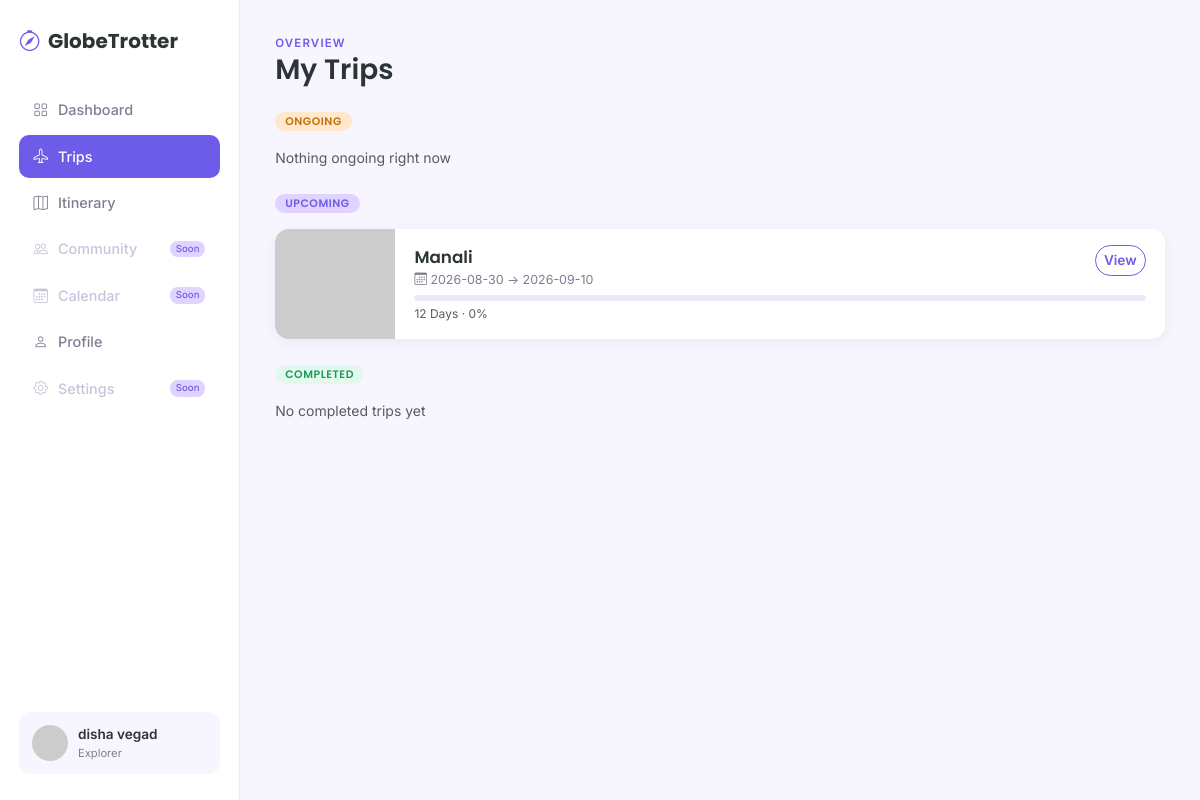
The page /trips (signed in) on the database its author committed.
### models.py (models this page shows)
class Trip(db.Model):
    id = db.Column(db.Integer, primary_key=True)
    user_id = db.Column(db.Integer, db.ForeignKey('user.id'), nullable=False)
    place = db.Column(db.String(120))
    start_date = db.Column(db.String(20))
    end_date = db.Column(db.String(20))
    sections = db.relationship('Section', backref='trip', lazy=True, cascade="all, delete-orphan")
    items = db.relationship('ItineraryItem', backref='trip', lazy=True, cascade="all, delete-orphan")

### app.py (the view)
@app.route('/trips')
@login_required
def trip_listing():
    all_trips = Trip.query.filter_by(user_id=session['user_id']).all()
    ongoing, upcoming, completed = [], [], []
    for t in all_trips:
        info = trip_progress(t)
        entry = {'trip': t, 'info': info}
        if info['status'] == 'ongoing':
            ongoing.append(entry)
        elif info['status'] == 'upcoming':
            upcoming.append(entry)
        else:
            completed.append(entry)
    return render_template('trip_listing.html', ongoing=ongoing, upcoming=upcoming, completed=completed)

### app.py (called while the page is built)
def login_required(f):
    @wraps(f)
    def wrap(*args, **kwargs):
        if 'user_id' not in session:
            flash("Please login first")
            return redirect(url_for('login'))
        return f(*args, **kwargs)
    return wrap

def parse_date(d):
    try:
        return datetime.strptime(d, '%Y-%m-%d').date()
    except Exception:
        return None

def trip_progress(trip):
    today = datetime.now().date()
    s = parse_date(trip.start_date)
    e = parse_date(trip.end_date) or s
    if not s:
        return {'status': 'upcoming', 'percent': 0, 'days': 0}
    days = (e - s).days + 1 if e else 1
    if today < s:
        return {'status': 'upcoming', 'percent': 0, 'days': days}
    elif today > e:
        return {'status': 'completed', 'percent': 100, 'days': days}
    else:
        elapsed = (today - s).days + 1
        pct = int((elapsed / days) * 100) if days else 0
        return {'status': 'ongoing', 'percent': min(pct, 100), 'days': days}

### templates/trip_listing.html
{% extends 'base.html' %}
{% block content %}
<div class="mb-4">
    <span class="eyebrow">Overview</span>
    <h3>My Trips</h3>
</div>
{% macro trip_card(entry) %}
<div class="trip-ticket">
    <div class="stub-img" style="background-image:url('https://picsum.photos/seed/{{ entry.trip.place|replace(' ','') }}{{ entry.trip.id }}/260/260');"></div>
    <div class="stub-body w-100">
        <div class="d-flex justify-content-between">
            <div>
                <div class="stub-place">{{ entry.trip.place }}</div>
                <div class="stub-dates"><i class="bi bi-calendar3"></i> {{ entry.trip.start_date }} &rarr; {{ entry.trip.end_date }}</div>
            </div>
            <a href="{{ url_for('itinerary_view', trip_id=entry.trip.id) }}" class="btn btn-sm btn-outline-purple align-self-start">View</a>
        </div>
        <div class="progress-thin"><div class="fill" style="width:{{ entry.info.percent }}%;"></div></div>
        <div class="text-muted mt-1" style="font-size:0.75rem;">{{ entry.info.days }} Days &middot; {{ entry.info.percent }}%</div>
    </div>
</div>
{% endmacro %}
<h6 class="mb-3"><span class="status-pill status-ongoing">Ongoing</span></h6>
{% for e in ongoing %}{{ trip_card(e) }}{% else %}<p class="text-muted small">Nothing ongoing right now</p>{% endfor %}
<h6 class="mb-3 mt-4"><span class="status-pill status-upcoming">Upcoming</span></h6>
{% for e in upcoming %}{{ trip_card(e) }}{% else %}<p class="text-muted small">No upcoming trips</p>{% endfor %}
<h6 class="mb-3 mt-4"><span class="status-pill status-completed">Completed</span></h6>
{% for e in completed %}{{ trip_card(e) }}{% else %}<p class="text-muted small">No completed trips yet</p>{% endfor %}
{% endblock %}

### static/style.css (style rules this page uses)
:root { --purple: #6C5CE7; --purple-light: #A29BFE; --lavender: #E0D3FF; --bg: #F7F6FF; --dark: #2D3436; --white: #FFFFFF; --muted: #7c7f92; --border: #ECE9FB; }
* { box-sizing: border-box; }
body { background: var(--bg); color: var(--dark); font-family: 'Inter', -apple-system, sans-serif; }
h1, h2, h3, h4, h5, h6 { font-family: 'Poppins', sans-serif; font-weight: 600; color: var(--dark); }
.eyebrow { font-size: 0.72rem; letter-spacing: 0.1em; text-transform: uppercase; color: var(--purple); font-weight: 600; }
.btn-outline-purple { border: 1.5px solid var(--purple); color: var(--purple); background: transparent; border-radius: 20px; font-weight: 600; font-size: 0.85rem; }
.trip-ticket { display: flex; background: #fff; border-radius: 14px; overflow: hidden; box-shadow: 0 4px 14px rgba(45,52,54,0.06); margin-bottom: 1rem; }
.trip-ticket .stub-img { width: 120px; min-width: 120px; background-size: cover; background-position: center; }
.trip-ticket .stub-body { flex: 1; padding: 1rem 1.2rem; }
.trip-ticket .stub-place { font-family: 'Poppins', sans-serif; font-weight: 600; font-size: 1.05rem; }
.trip-ticket .stub-dates { font-size: 0.78rem; color: var(--muted); }
.progress-thin { height: 6px; background: var(--border); border-radius: 6px; overflow: hidden; margin-top: 6px; }
.status-pill { display: inline-block; font-size: 0.68rem; text-transform: uppercase; letter-spacing: 0.05em; padding: 3px 10px; border-radius: 12px; font-weight: 600; }
.status-ongoing { background: #FFE8CC; color: #c1730a; }
.status-upcoming { background: var(--lavender); color: var(--purple); }
.status-completed { background: #E4F9EE; color: #1a9b5c; }

### rows shown on the page
Trip: trip.place "Manali", trip.start_date "2026-08-30", trip.end_date "2026-09-10"

### other values the page prints
{{ session.get('user_name','Traveller') }} "disha vegad"
{{ entry.info.days }} "12"
{{ entry.info.percent }} "0"
